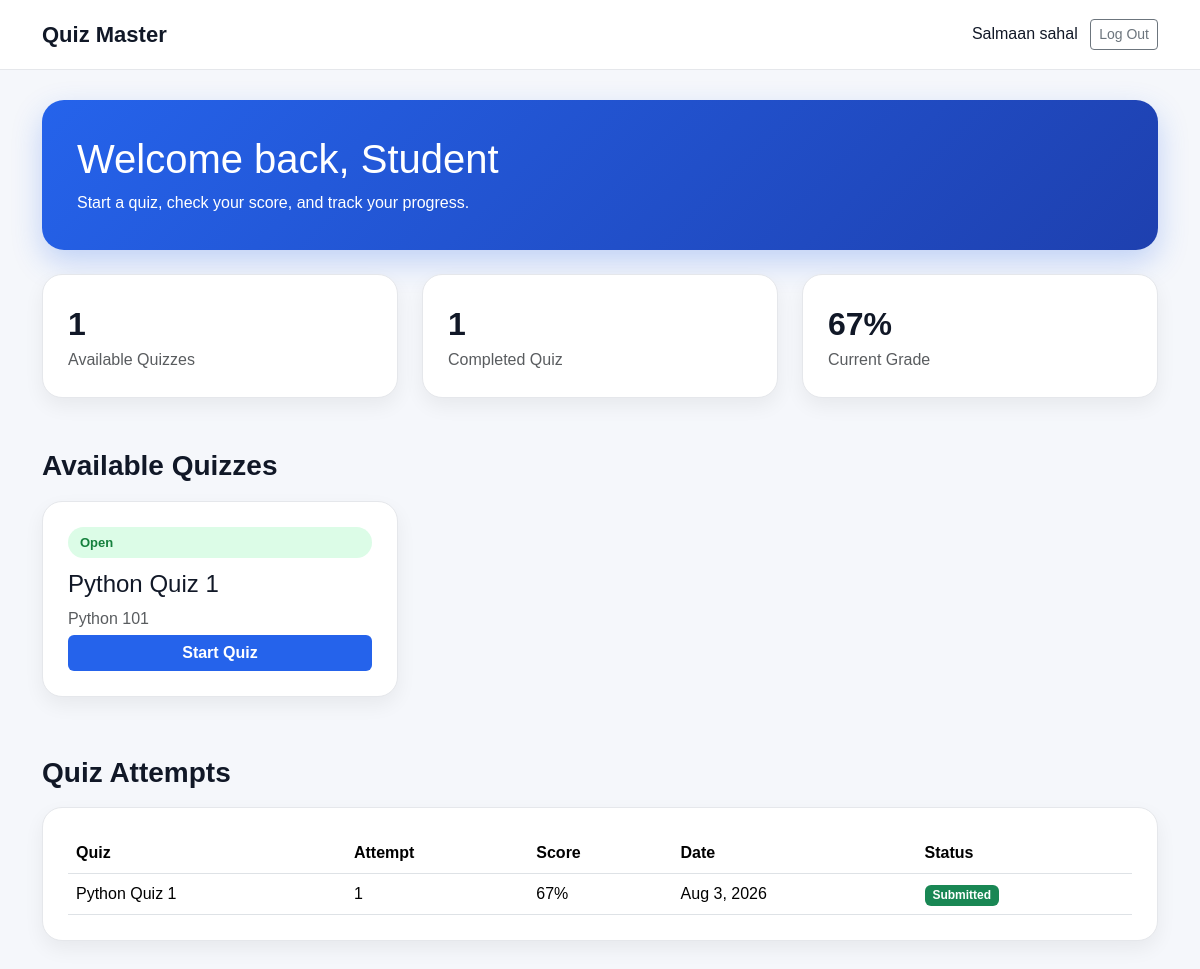
Screenshot of /student/index.php (signed in) with the database file from the repository.
### tables this page shows
CREATE TABLE quiz_attempts (
    attempt_id INT AUTO_INCREMENT PRIMARY KEY,
    quiz_id INT NOT NULL,
    student_id INT NOT NULL,
    attempt_number INT NOT NULL,
    score INT DEFAULT 0,
    correct_answers INT NULL,
    total_questions INT NULL,
    status VARCHAR(30) DEFAULT 'Submitted',
    submitted_at TIMESTAMP DEFAULT CURRENT_TIMESTAMP,

    FOREIGN KEY (quiz_id) REFERENCES quizzes(quiz_id),
    FOREIGN KEY (student_id) REFERENCES users(user_id)
);

CREATE TABLE quizzes (
    quiz_id INT AUTO_INCREMENT PRIMARY KEY,
    title VARCHAR(150) NOT NULL,
    class_name VARCHAR(100),
    html_file_path VARCHAR(255),
    total_points INT,
    attempts_allowed INT DEFAULT 1,
    resubmission_allowed BOOLEAN DEFAULT FALSE,
    due_date DATETIME NULL,
    is_active TINYINT(1) DEFAULT 1,
    created_by INT,
    created_at TIMESTAMP DEFAULT CURRENT_TIMESTAMP,
    FOREIGN KEY (created_by) REFERENCES users(user_id)
);

### includes/auth.php (called while the page is built, shortened)
<?php
function current_user_id(): ?int
{
    return isset($_SESSION['user_id']) ? (int) $_SESSION['user_id'] : null;
}
function current_user_name(): ?string
{
    return $_SESSION['user_name'] ?? null;
}

### includes/quiz_repo.php (called while the page is built, shortened)
<?php
function qm_all_quizzes(PDO $pdo, bool $publishedOnly = false): array
{
    $sql = 'SELECT * FROM quizzes';
    if ($publishedOnly) {
        $sql .= ' WHERE is_active = 1';
    }
    $sql .= ' ORDER BY quiz_id DESC';
    return $pdo->query($sql)->fetchAll();
}
function qm_is_past_due(array $quiz): bool
{
    return !empty($quiz['due_date']) && strtotime($quiz['due_date']) < time();
}

### includes/functions.php (called while the page is built, shortened)
<?php
function get_or_create_quiz(PDO $pdo, string $htmlFilePath, string $title): array
{
    $stmt = $pdo->prepare('SELECT * FROM quizzes WHERE html_file_path = :path');
    $stmt->execute(['path' => $htmlFilePath]);
    $quiz = $stmt->fetch();
    if ($quiz) {
        return $quiz;
    }
    $newId = $pdo->lastInsertId();
    $stmt = $pdo->prepare('SELECT * FROM quizzes WHERE quiz_id = :id');
    $stmt->execute(['id' => $newId]);
    return $stmt->fetch();
}
function get_attempts_for_student(PDO $pdo, int $studentId, ?int $quizId = null): array
{
    if ($quizId !== null) {
        $stmt = $pdo->prepare(
            'SELECT a.*, q.title AS quiz_title
             FROM quiz_attempts a
             JOIN quizzes q ON q.quiz_id = a.quiz_id
             WHERE a.student_id = :student_id AND a.quiz_id = :quiz_id
             ORDER BY a.attempt_number ASC'
        );
        $stmt->execute(['student_id' => $studentId, 'quiz_id' => $quizId]);
    } else {
        $stmt = $pdo->prepare(
            'SELECT a.*, q.title AS quiz_title
             FROM quiz_attempts a
             JOIN quizzes q ON q.quiz_id = a.quiz_id
             WHERE a.student_id = :student_id
             ORDER BY a.submitted_at ASC'
        );
        $stmt->execute(['student_id' => $studentId]);
    }
    return $stmt->fetchAll();
}

### student/index.php (the view, shortened to what this page needs)
<?php
require_once __DIR__ . '/../includes/auth.php';
require_once __DIR__ . '/../includes/db.php';
require_once __DIR__ . '/../includes/functions.php';
require_once __DIR__ . '/../includes/quiz_repo.php';
$studentId = current_user_id();
$pythonQuiz = get_or_create_quiz($pdo, 'quizzes/python/quiz1.html', 'Python Quiz 1');
$allQuizzes = qm_all_quizzes($pdo, true);
$attempts = get_attempts_for_student($pdo, $studentId);
$completedQuizCount = count(array_unique(array_column($attempts, 'quiz_id')));
$currentScore = count($attempts) > 0
    ? $attempts[count($attempts) - 1]['score'] . '%'
    : 'N/A';
?>
<!DOCTYPE html>
<html lang="en">
<head>
    <link href="https://cdn.jsdelivr.net/npm/bootstrap@5.3.3/dist/css/bootstrap.min.css" rel="stylesheet">
    <link rel="stylesheet" href="../assets/css/quizmaster.css?v=1">
</head>
<body>
<div class="topbar">
    <div class="container d-flex justify-content-between align-items-center">
        <div class="brand">Quiz Master</div>
        <div>
            <?= htmlspecialchars(current_user_name()) ?>
            <a href="../logout.php" class="btn btn-outline-secondary btn-sm ms-2">Log Out</a>
        </div>
    </div>
</div>
<div class="container">
    <div class="hero">
        <h1>Welcome back, Student</h1>
        <p class="mb-0">Start a quiz, check your score, and track your progress.</p>
    </div>
    <div class="row mt-4">
        <div class="col-md-4 mb-3">
            <div class="card-box">
                <div class="stat-number"><?= count($allQuizzes) ?></div>
                <p class="mb-0 text-muted">Available Quizzes</p>
            </div>
        </div>
        <div class="col-md-4 mb-3">
            <div class="card-box">
                <div class="stat-number"><?= $completedQuizCount ?></div>
                <p class="mb-0 text-muted">Completed Quiz</p>
            </div>
        </div>
        <div class="col-md-4 mb-3">
            <div class="card-box">
                <div class="stat-number"><?= htmlspecialchars($currentScore) ?></div>
                <p class="mb-0 text-muted">Current Grade</p>
            </div>
        </div>
    </div>
    <h3 class="section-title">Available Quizzes</h3>
    <div class="row">
        <?php if (count($allQuizzes) === 0): ?>
            <div class="col-12">
                <p class="text-muted">No quizzes available yet. Ask your instructor to add some.</p>
            </div>
        <?php else: ?>
            <?php foreach ($allQuizzes as $q): ?>
                <?php $closed = qm_is_past_due($q); ?>
                <div class="col-md-6 col-lg-4 mb-4">
                    <div class="card-box h-100 d-flex flex-column">
                        <?php if ($closed): ?>
                            <span class="quiz-tag tag-locked">Closed</span>
                        <?php else: ?>
                            <span class="quiz-tag tag-open">Open</span>
                        <?php endif; ?>
                        <h4><?= htmlspecialchars($q['title']) ?></h4>
                        <p class="text-muted mb-1">
                            <?= htmlspecialchars($q['class_name'] ?? 'Python 101') ?>
                        </p>
                        <?php if ($closed): ?>
                            <button class="btn btn-secondary w-100 mt-auto" disabled>Closed</button>
                        <?php else: ?>
                            <a href="quiz_take.php?quiz_id=<?= (int) $q['quiz_id'] ?>"
                               class="btn btn-main w-100 mt-auto">
                                Start Quiz
                            </a>
                        <?php endif; ?>
                    </div>
                </div>
            <?php endforeach; ?>
        <?php endif; ?>
    </div>
    <h3 class="section-title">Quiz Attempts</h3>
    <div class="card-box mb-5">
        <table class="table align-middle mb-0">
            <thead>
                <tr>
                    <th>Quiz</th>
                    <th>Attempt</th>
                    <th>Score</th>
                    <th>Date</th>
                    <th>Status</th>
                </tr>
            </thead>
            <tbody>
                <?php if (count($attempts) === 0): ?>
                    <tr>
                        <td colspan="5" class="text-muted">No quiz attempts yet.</td>
                    </tr>
                <?php else: ?>
                    <?php foreach ($attempts as $attempt): ?>
                        <tr>
                            <td><?= htmlspecialchars($attempt['quiz_title']) ?></td>
                            <td><?= (int) $attempt['attempt_number'] ?></td>
                            <td><?= (int) $attempt['score'] ?>%</td>
                            <td><?= htmlspecialchars(date('M j, Y', strtotime($attempt['submitted_at']))) ?></td>
                            <td>
                                <span class="badge bg-success">
                                    <?= htmlspecialchars($attempt['status']) ?>
                                </span>
                            </td>
                        </tr>
                    <?php endforeach; ?>
                <?php endif; ?>
            </tbody>
        </table>
    </div>
</div>
</body>
</html>

### assets/css/quizmaster.css (style rules this page uses)
body { background: #f5f7fb; font-family: Arial, sans-serif; color: #111827; }
.topbar { background: #ffffff; border-bottom: 1px solid #e5e7eb; padding: 18px 0; }
.brand { font-size: 22px; font-weight: 800; }
.topbar a { text-decoration: none; }
.hero { background: linear-gradient(135deg, #2563eb, #1e40af); color: white; border-radius: 22px; padding: 35px; margin-top: 30px; box-shadow: 0 12px 30px rgba(37, 99, 235, 0.25); }
.card-box { background: white; border-radius: 20px; border: 1px solid #e5e7eb; box-shadow: 0 8px 20px rgba(0, 0, 0, 0.06); padding: 25px; }
.stat-number { font-size: 32px; font-weight: 800; }
.section-title { font-weight: 800; margin-top: 35px; margin-bottom: 18px; }
.quiz-tag { display: inline-block; padding: 6px 12px; border-radius: 999px; font-size: 13px; font-weight: 700; margin-bottom: 12px; }
.tag-open { background: #dcfce7; color: #15803d; }
.btn-main { background: #2563eb; color: white; border: none; font-weight: 700; }

### rows the page displays
quiz_attempts: score "67%", quiz.title "Python Quiz 1", attempt_number "1", score "67", submitted_at "Aug 3, 2026", status "Submitted"
quizzes: shows "Open", title "Python Quiz 1", class_name "Python 101"

### other values shown
current_user_name() "Salmaan sahal"
count($allQuizzes) "1"
$completedQuizCount "1"
